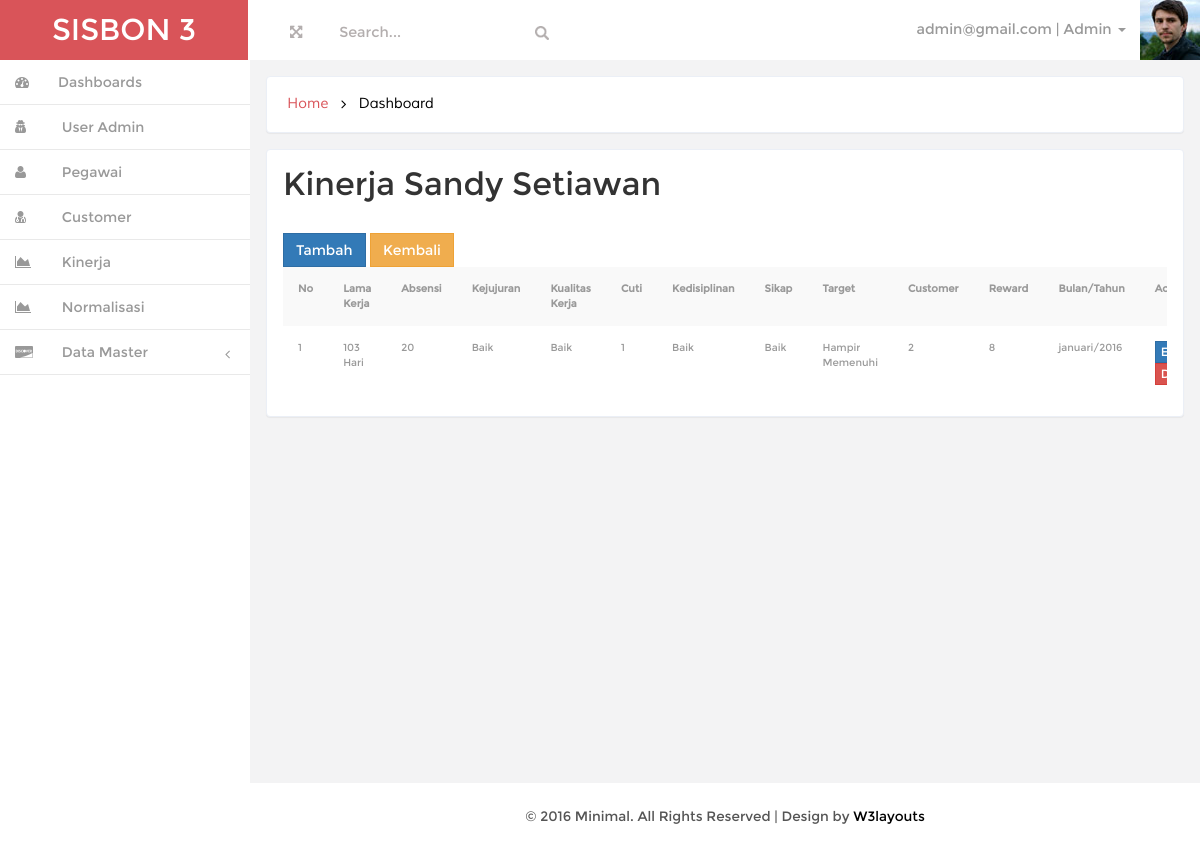
Screenshot of /index.php?page=kinerjapegawai&id=1 (signed in) with the database file from the repository.
### tables this page shows
CREATE TABLE IF NOT EXISTS `tbpegawai` (
  `id_pegawai` int(11) NOT NULL AUTO_INCREMENT,
  `nama` varchar(100) NOT NULL,
  `tgl_lahir` date NOT NULL,
  `no_telp` varchar(20) NOT NULL,
  `alamat` text NOT NULL,
  `tgl_masuk` date NOT NULL,
  `email` varchar(50) NOT NULL,
  `password` varchar(50) NOT NULL,
  PRIMARY KEY (`id_pegawai`)
);

CREATE TABLE IF NOT EXISTS `tbkinerja` (
  `id_kinerja` int(11) NOT NULL AUTO_INCREMENT,
  `id_pegawai` int(11) NOT NULL,
  `jml_absensi` int(11) NOT NULL,
  `kejujuran` int(11) NOT NULL,
  `kualitas_kerja` int(11) NOT NULL,
  `cuti` int(11) NOT NULL,
  `kedisiplinan` int(11) NOT NULL,
  `sikap` int(11) NOT NULL,
  `target` int(11) NOT NULL,
  `bulan` varchar(20) NOT NULL,
  `tahun` varchar(5) NOT NULL,
  PRIMARY KEY (`id_kinerja`)
);

CREATE TABLE IF NOT EXISTS `tbkejujuran` (
  `id_kejujuran` int(11) NOT NULL AUTO_INCREMENT,
  `ket` varchar(50) NOT NULL,
  `nilai` int(11) NOT NULL,
  PRIMARY KEY (`id_kejujuran`)
);

CREATE TABLE IF NOT EXISTS `tbkualitaskerja` (
  `id_kualitaskerja` int(11) NOT NULL AUTO_INCREMENT,
  `ket` varchar(50) NOT NULL,
  `nilai` int(11) NOT NULL,
  PRIMARY KEY (`id_kualitaskerja`)
);

CREATE TABLE IF NOT EXISTS `tbkedisiplinan` (
  `id_kedisiplinan` int(11) NOT NULL AUTO_INCREMENT,
  `ket` varchar(50) NOT NULL,
  `nilai` int(11) NOT NULL,
  PRIMARY KEY (`id_kedisiplinan`)
);

CREATE TABLE IF NOT EXISTS `tbsikap` (
  `id_sikap` int(11) NOT NULL AUTO_INCREMENT,
  `ket` varchar(50) NOT NULL,
  `nilai` int(11) NOT NULL,
  PRIMARY KEY (`id_sikap`)
);

CREATE TABLE IF NOT EXISTS `tbtarget` (
  `id_target` int(11) NOT NULL AUTO_INCREMENT,
  `ket` varchar(50) NOT NULL,
  `nilai` int(11) NOT NULL,
  PRIMARY KEY (`id_target`)
);

### class/User.php (called while the page is built, shortened)
<?php
include "SisbonHelper.php";
class User
{
    private $admin;
    public function __construct(){
        $admin = new Admin();
        $this->admin = $admin;
        $pegawai = new Pegawai();
        $customer = new Customer();
        if(isset($_SESSION['user_session']))
        {
            if($_SESSION['user_level']=='admin')
            {
                $this->getIdentitasAdmin();
            }
            elseif($_SESSION['user_level']=='pegawai')
            {
                $this->getIdentitasPegawai();
            }
            else
            {
                $this->getIdentitasCustomer();
            }
        }
    }
    public function getIdentitasAdmin()
    {
        $d = $this->admin->getById($_SESSION['user_session']);
        $this->nama_user = $d['nama'];
        $this->email_user = $d['email'];
    }
}

### class/Admin.php (called while the page is built, shortened)
<?php
class Admin implements BaseData
{
    private $conn;
    public function __construct()
    {
        $database = new Koneksi();
        $db = $database->dbKoneksi();
        $this->conn = $db;
    }
    public function getById($id)
    {
        $stmt = $this->conn->prepare("SELECT * FROM tbadmin WHERE id_admin=:uid_admin");
        $stmt->execute(array(':uid_admin'=>$id));
        $userRow=$stmt->fetch(PDO::FETCH_ASSOC);
        return $userRow;
    }
}

### session.php (called while the page is built, shortened)
<?php
$user = new User();

### class/Pegawai.php (called while the page is built, shortened)
<?php
class Pegawai implements BaseData
{
    private $conn;
    public function __construct()
    {
        $database = new Koneksi();
        $db = $database->dbKoneksi();
        $this->conn = $db;
    }
    public function getById($id)
    {
       try
       {
           $stmt = $this->conn->prepare("SELECT * FROM tbpegawai WHERE id_pegawai=$id");
           $stmt->execute();
           $rowPegawai = $stmt->fetch(PDO::FETCH_ASSOC);
           return $rowPegawai;
       }
       catch(PDOException $e)
       {
           echo $e->getMessage();
       }
    }
}

### class/Kinerja.php (called while the page is built, shortened)
<?php
class Kinerja implements BaseData
{
    private $conn;
    public function __construct()
    {
        $database = new Koneksi();
        $db = $database->dbKoneksi();
        $this->conn = $db;
    }
    public function getAllDataByIdPegawai($id)
    {
        try
        {
            $stmt = $this->conn->prepare("SELECT * FROM tbkinerja WHERE id_pegawai=$id");
            $stmt->execute();
            $row = $stmt->fetchAll(PDO::FETCH_ASSOC);
            return $row;
        }
        catch(PDOException $e)
        {
            return $e->getMessage();
        }
    }
}

### class/SisbonHelper.php (called while the page is built, shortened)
<?php
if(!function_exists('countDate'))
{
    function countDate($date)
    {
        $dt1 = new DateTime($date);
        $dt2 = new DateTime(date('Y-m-d'));
        $telat = $dt1->diff($dt2);
        return $telat->days;
    }
}

### class/Kejujuran.php (called while the page is built, shortened)
<?php
class Kejujuran implements BaseData
{
    private $conn;
    public function __construct()
    {
        $database = new Koneksi();
        $db = $database->dbKoneksi();
        $this->conn = $db;
    }
    public function getById($id)
    {
        try
        {
            $stmt = $this->conn->prepare("SELECT * FROM tbkejujuran WHERE id_kejujuran=$id");
            $stmt->execute();
            $rowKejujuran = $stmt->fetch(PDO::FETCH_ASSOC);
            return $rowKejujuran;
        }
        catch(PDOException $e)
        {
            echo $e->getMessage();
        }
    }
}

### class/KualitasKerja.php (called while the page is built, shortened)
<?php
class KualitasKerja implements BaseData
{
    private $conn;
    public function __construct()
    {
        $database = new Koneksi();
        $db = $database->dbKoneksi();
        $this->conn = $db;
    }
    public function getById($id)
    {
        try
        {
            $stmt = $this->conn->prepare("SELECT * FROM tbkualitaskerja WHERE id_kualitaskerja=$id");
            $stmt->execute();
            $row = $stmt->fetch(PDO::FETCH_ASSOC);
            return $row;
        }
        catch(PDOException $e)
        {
            echo $e->getMessage();
        }
    }
}

### class/Kedisiplinan.php (called while the page is built, shortened)
<?php
class Kedisiplinan implements BaseData
{
    private $conn;
    public function __construct()
    {
        $database = new Koneksi();
        $db = $database->dbKoneksi();
        $this->conn = $db;
    }
    public function getById($id)
    {
        try
        {
            $stmt = $this->conn->prepare("SELECT * FROM tbkedisiplinan WHERE id_kedisiplinan=$id");
            $stmt->execute();
            $rowKedisiplinan = $stmt->fetch(PDO::FETCH_ASSOC);
            return $rowKedisiplinan;
        }
        catch(PDOException $e)
        {
            echo $e->getMessage();
        }
    }
}

### class/Sikap.php (called while the page is built, shortened)
<?php
class Sikap implements BaseData
{
    private $conn;
    public function __construct()
    {
        $database = new Koneksi();
        $db = $database->dbKoneksi();
        $this->conn = $db;
    }
    public function getById($id)
    {
        try
        {
            $stmt = $this->conn->prepare("SELECT * FROM tbsikap WHERE id_sikap=$id");
            $stmt->execute();
            $row = $stmt->fetch(PDO::FETCH_ASSOC);
            return $row;
        }
        catch(PDOException $e)
        {
            echo $e->getMessage();
        }
    }
}

### class/Target.php (called while the page is built, shortened)
<?php
class Target implements BaseData
{
    private $conn;
    public function __construct()
    {
        $database = new Koneksi();
        $db = $database->dbKoneksi();
        $this->conn = $db;
    }
    public function getById($id)
    {
        try
        {
            $stmt = $this->conn->prepare("SELECT * FROM tbtarget WHERE id_target=$id");
            $stmt->execute();
            $row = $stmt->fetch(PDO::FETCH_ASSOC);
            return $row;
        }
        catch(PDOException $e)
        {
            echo $e->getMessage();
        }
    }
}

### class/Customer.php (called while the page is built, shortened)
<?php
class Customer implements BaseData
{
    private $conn;
    public function __construct()
    {
        $database = new Koneksi();
        $db = $database->dbKoneksi();
        $this->conn = $db;
    }
    public function getCustomerByBulanTahun($month,$year,$idpeg)
    {
        $stmt = $this->conn->prepare("SELECT * FROM tbcustomer WHERE bulan='$month' and tahun=$year and id_pegawai=$idpeg");
        $stmt->execute();
        $row = $stmt->fetchAll(PDO::FETCH_ASSOC);
        return $stmt->rowCount();
    }
}

### class/Reward.php (called while the page is built, shortened)
<?php
class Reward implements BaseData
{
    private $conn;
    public function __construct()
    {
        $database = new Koneksi();
        $db = $database->dbKoneksi();
        $this->conn = $db;
    }
    public function getDataWherePegawai($bulan,$tahun,$id_pegawai)
    {
        try
        {
            $stmt = $this->conn->prepare("SELECT SUM(jumlah_nilai) as total FROM tbreward WHERE id_pegawai=:idpegawai and bulan=:bulan and tahun=:tahun");
            $stmt->execute(array(':idpegawai'=>$id_pegawai,':bulan'=>$bulan,':tahun'=>$tahun));
            $row = $stmt->fetch(PDO::FETCH_ASSOC);
            return $row;
        }
        catch(PDOException $e)
        {
            echo $e->getMessage();
        }
    }
}

### page/kinerjapegawai.php (the view, shortened to what this page needs)
<?php
$model = new Kinerja();
$modelPeg = new Pegawai();
$dataPeg = $modelPeg->getById($_GET['id']);
$modelCus = new Customer();
$modelKejujuran = new Kejujuran();
$modelKualitaskerja = new KualitasKerja();
$modelKedisiplinan = new Kedisiplinan();
$modelSikap = new Sikap();
$modelTarget = new Target();
$modelReward = new Reward();
?>
<h3 class="head-top">Kinerja <?=$dataPeg['nama']?></h3>
<div class="row">
    <div class="col-md-12">
        <a href="?page=kinerja_edit&idpegawai=<?=$_GET['id']?>&id=0" class="btn btn-primary"> Tambah</a>
        <a href="?page=kinerjalistpegawai" class="btn btn-warning"> Kembali</a>
        <div class="table-responsive">
            <table style="font-size: 12px;" class="table table-striped">
                <tr>
                    <th>No</th>
                    <th>Lama Kerja</th>
                    <th>Absensi</th>
                    <th>Kejujuran</th>
                    <th>Kualitas Kerja</th>
                    <th>Cuti</th>
                    <th>Kedisiplinan</th>
                    <th>Sikap</th>
                    <th>Target</th>
                    <th>Customer</th>
                    <th>Reward</th>
                    <th>Bulan/Tahun</th>
                    <th>Action</th>
                </tr>
                <?php
                $no=1;
                foreach($model->getAllDataByIdPegawai($_GET['id']) as $data){
                    ?>
                    <tr>
                        <td><?=$no++?></td>
                        <td><?=countDate($dataPeg['tgl_masuk'])?> Hari</td>
                        <td><?=$data['jml_absensi']?></td>
                        <td><?= $modelKejujuran->getById($data['kejujuran'])['ket'] ?></td>
                        <td><?= $modelKualitaskerja->getById($data['kualitas_kerja'])['ket'] ?></td>
                        <td><?=$data['cuti']?></td>
                        <td><?= $modelKedisiplinan->getById($data['kedisiplinan'])['ket']?></td>
                        <td><?= $modelSikap->getById($data['sikap'])['ket']?></td>
                        <td><?= $modelTarget->getById($data['target'])['ket']?></td>
                        <td><?= $modelCus->getCustomerByBulanTahun($data['bulan'],$data['tahun'],$_GET['id']) ?></td>
                        <td><?= $modelReward->getDataWherePegawai($data['bulan'],$data['tahun'],$_GET['id'])['total'] ?></td>
                        <td><?=$data['bulan']?>/<?=$data['tahun']?></td>
                        <td>
                            <a href="?page=kinerja_edit&idpegawai=<?=$data['id_pegawai']?>&id=<?=$data['id_kinerja']?>" class="btn btn-primary btn-xs">Edit</a>
                            <button id="<?=$data['id_kinerja']?>" class="btn btn-danger btn-del btn-xs">Delete</button>
                        </td>
                    </tr>
                <?php } ?>
            </table>
        </div>
    </div>
</div>

### index.php (shortened to what this page needs)
<?php
require_once("session.php");
?>
<!DOCTYPE HTML>
<html>
<head>
<link href="css/bootstrap.min.css" rel='stylesheet' type='text/css' />
<link href="css/style.css" rel='stylesheet' type='text/css' />
<link href="css/font-awesome.css" rel="stylesheet">
<link href="css/custom.css" rel="stylesheet">
</head>
<body>
<div id="wrapper">
        <nav class="navbar-default navbar-static-top" role="navigation">
             <div class="navbar-header">
               <h1> <a class="navbar-brand" href="index.php">SISBON <?=SISBON_LEVEL_USER_CUSTOMER?></a></h1>
			   </div>
			 <div class=" border-bottom">
        	<div class="full-left">
        	  <section class="full-top">
				<button id="toggle"><i class="fa fa-arrows-alt"></i></button>
			</section>
			<form class=" navbar-left-right">
              <input type="text"  value="Search..." onfocus="this.value = '';" onblur="if (this.value == '') {this.value = 'Search...';}">
              <input type="submit" value="" class="fa fa-search">
            </form>
            <div class="clearfix"> </div>
           </div>
		    <div class="drop-men" >
		        <ul class=" nav_1">
					<li class="dropdown">
		              <a href="#" class="dropdown-toggle dropdown-at" data-toggle="dropdown"><span class=" name-caret"><?=$user->email_user?> | <?=$user->nama_user?><i class="caret"></i></span><img src="images/wo.jpg"></a>
		            </li>
		        </ul>
		     </div>
			<div class="clearfix">
     </div>
		    <div class="navbar-default sidebar" role="navigation">
                <div class="sidebar-nav navbar-collapse">
                <ul class="nav" id="side-menu">
					<?php include "sidemenu.php" ?>
                </ul>
            </div>
			</div>
        </nav>
        <div id="page-wrapper" class="gray-bg dashbard-1">
       <div class="content-main">
		    <div class="banner">
				<h2>
				<a href="index.html">Home</a>
				<i class="fa fa-angle-right"></i>
				<span>Dashboard</span>
				</h2>
		    </div>
		   <div class="blank">
			   <div class="blank-page">
					<?php
					if(isset($_GET['page']) AND file_exists('page/'.$_GET['page'].'.php')){include "page/".$_GET['page'].'.php';} else {include "page/home.php";}
					?>
			   </div>
		   </div>
<div class="copy">
            <p> &copy; 2016 Minimal. All Rights Reserved | Design by <a href="#" target="_blank">W3layouts</a> </p>
	    </div>
		</div>
       </div>
     </div>
</body>
</html>

### rows the page displays
tbpegawai: nama "Sandy Setiawan"
tbkinerja: id_pegawai.tgl_masuk "103", jml_absensi "20", kejujuran.ket "Baik", kualitas_kerja.ket "Baik", cuti "1", kedisiplinan.ket "Baik", sikap.ket "Baik", target.ket "Hampir Memenuhi", CustomerByBulanTahun "2", DataWherePegawai "8", bulan "januari", tahun "2016"

### other values shown
SISBON_LEVEL_USER_CUSTOMER "3"
$user->email_user "admin@gmail.com"
$user->nama_user "Admin"
